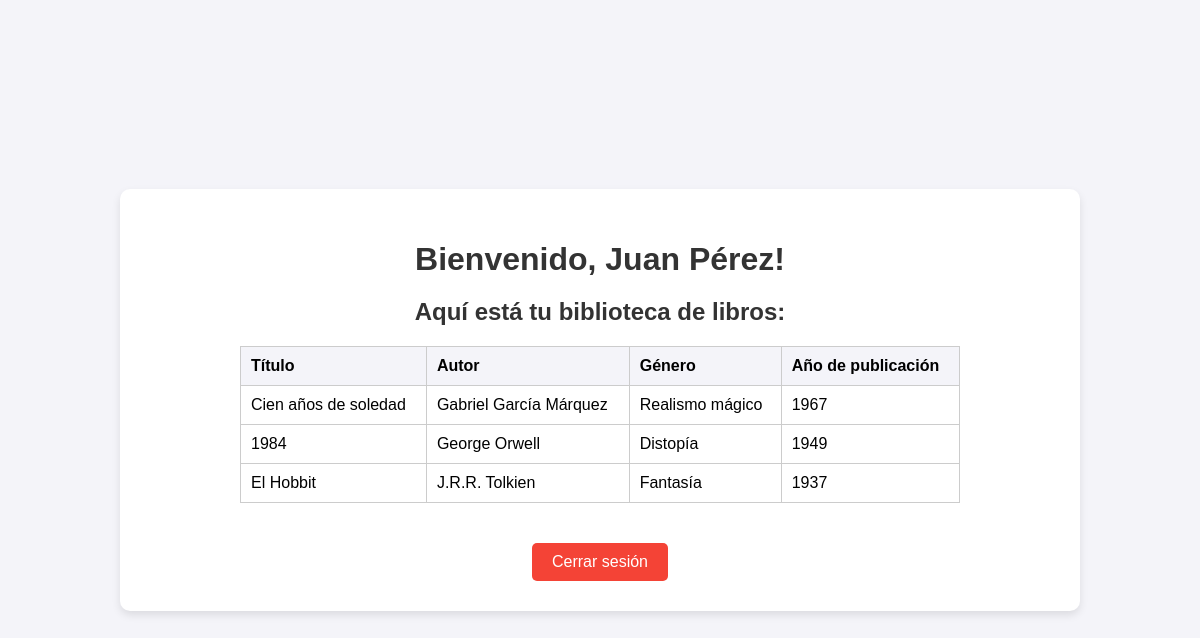
Page /dashboard.php (signed in) on the committed database.
### tables this page shows
CREATE TABLE `libros` (
  `id` int(11) NOT NULL,
  `titulo` varchar(255) NOT NULL,
  `autor` varchar(255) NOT NULL,
  `genero` varchar(100) NOT NULL,
  `anio_publicacion` year(4) NOT NULL
);

### dashboard.php (the view, shortened to what this page needs)
<?php
$database = new Database();
$db = $database->getConnection();
$stmt = $db->query("SELECT * FROM libros");
$libros = $stmt->fetchAll();
?>
<!DOCTYPE html>
<html lang="es">
<head>
    <link rel="stylesheet" href="style.css">
</head>
<body>
    <div class="container biblioteca-container">
        <h1>Bienvenido, <?php echo $_SESSION['nombre']; ?>!</h1>
        <h2>Aquí está tu biblioteca de libros:</h2>
        <?php if (count($libros) > 0): ?>
            <table>
                <thead>
                    <tr>
                        <th>Título</th>
                        <th>Autor</th>
                        <th>Género</th>
                        <th>Año de publicación</th>
                    </tr>
                </thead>
                <tbody>
                    <?php foreach ($libros as $libro): ?>
                        <tr>
                            <td><?php echo $libro['titulo']; ?></td>
                            <td><?php echo $libro['autor']; ?></td>
                            <td><?php echo $libro['genero']; ?></td>
                            <td><?php echo $libro['anio_publicacion']; ?></td>
                        </tr>
                    <?php endforeach; ?>
                </tbody>
            </table>
        <?php else: ?>
            <p>No hay libros en la biblioteca.</p>
        <?php endif; ?>
        <div class="logout-btn-container">
            <a href="logout.php" class="logout-btn">Cerrar sesión</a>
        </div>
    </div>
</body>
</html>

### style.css (style rules this page uses)
body { font-family: 'Arial', sans-serif; background-color: #f4f4f9; display: flex; justify-content: center; align-items: center; height: 100vh; margin: 0; }
.container { background-color: #fff; padding: 30px; border-radius: 10px; box-shadow: 0 4px 8px rgba(0, 0, 0, 0.1); text-align: center; width: 100%; max-width: 400px; }
h1 { font-size: 2em; margin-bottom: 20px; color: #333; }
.logout-btn { background-color: #f44336; color: white; padding: 10px 20px; border: none; border-radius: 5px; cursor: pointer; text-decoration: none; display: inline-block; margin-top: 20px; }
.logout-btn-container { display: flex; justify-content: center; margin-top: 20px; }

### dashboard.php (style rules this page uses)
body { font-family: Arial, sans-serif; background-color: #f4f4f9; display: flex; justify-content: center; align-items: center; min-height: 100vh; margin: 0; }
.container { background-color: #fff; padding: 30px; border-radius: 10px; box-shadow: 0 4px 8px rgba(0, 0, 0, 0.1); width: 100%; max-width: 900px; text-align: center; }
h1 { font-size: 2em; color: #333; margin-bottom: 20px; }
h2 { font-size: 1.5em; color: #333; margin-bottom: 20px; }
table { width: 100%; border-collapse: collapse; margin-bottom: 20px; }
table, th, td { border: 1px solid #ccc; }
th, td { padding: 10px; text-align: left; }
th { background-color: #f4f4f9; }
.logout-btn { background-color: #f44336; color: white; padding: 10px 20px; border: none; border-radius: 5px; cursor: pointer; text-decoration: none; display: inline-block; margin-top: 20px; }
.biblioteca-container { width: 100%; text-align: center; }
table { margin: 0 auto; width: 80%; }
.logout-btn-container { display: flex; justify-content: center; margin-top: 20px; }

### rows in the picture
libros: titulo "Cien años de soledad", autor "Gabriel García Márquez", genero "Realismo mágico", anio_publicacion "1967"
libros: titulo "1984", autor "George Orwell", genero "Distopía", anio_publicacion "1949"
libros: titulo "El Hobbit", autor "J.R.R. Tolkien", genero "Fantasía", anio_publicacion "1937"

### other values in the picture
$_SESSION['nombre'] "Juan Pérez"
